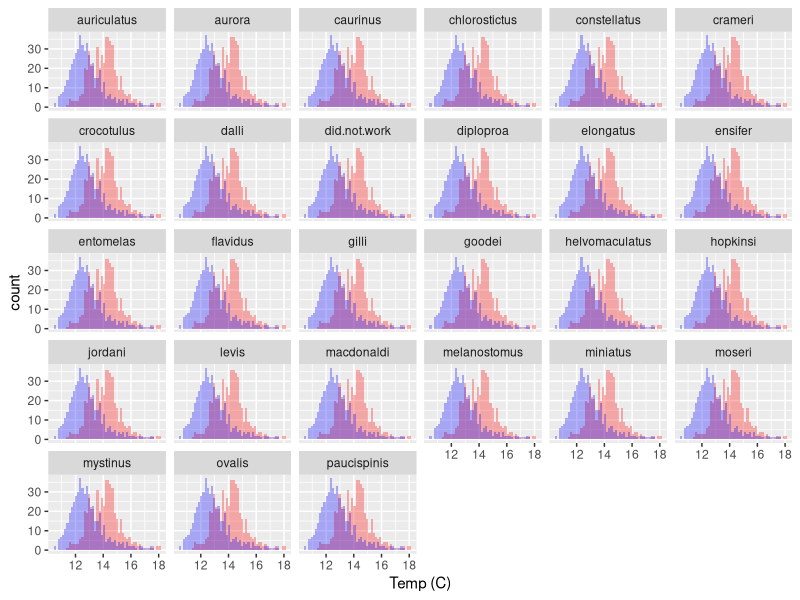
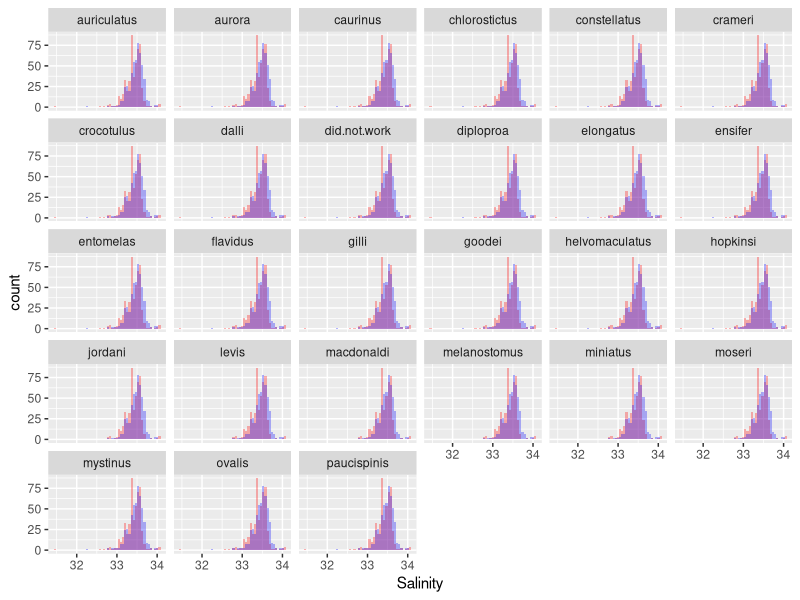
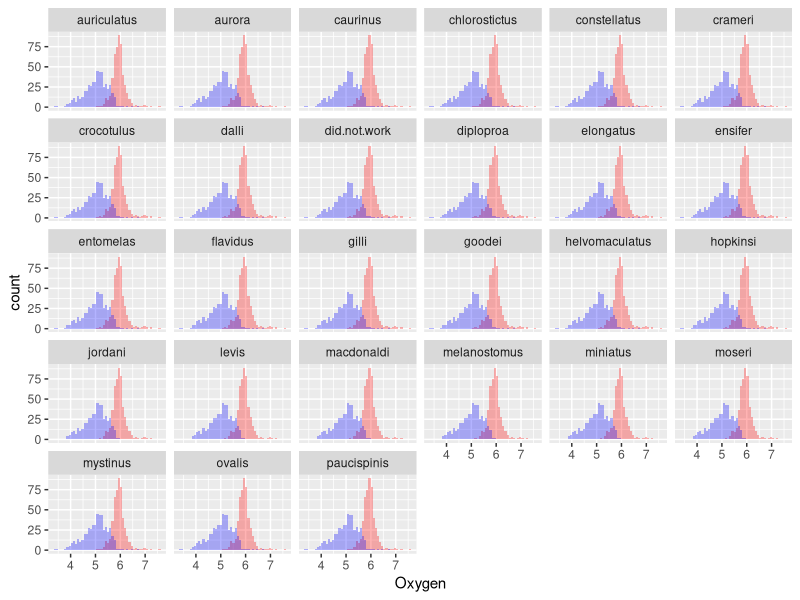

Write R code to recreate these figures, in order.
## ---- chunk 1
knitr::opts_chunk$set(
  echo=FALSE
)
## ---- chunk 2
library(dplyr)
help(package = dplyr)
library(ggplot2)
library(tidyr)
## ---- chunk 3
rockfish_larval_data <- read.csv("../data/rsos170639_si_001.csv")
## ---- chunk 4
rockfish_data_reduced <- select(rockfish_larval_data, year, line, station, station.depth, temp_surf, sal_surf, oxygen_surf, temp_100m, sal_100m, oxygen_100m, auriculatus, aurora,	caurinus,	chlorostictus,	constellatus,crameri,	crocotulus,	dalli,	did.not.work,	diploproa,	elongatus,	ensifer,	entomelas,	flavidus,	gilli,	goodei, helvomaculatus,	hopkinsi,	jordani,	levis,	macdonaldi,	melanostomus,	miniatus,	moseri,	mystinus,	ovalis,	paucispinis)
## ---- chunk 5
rockfish_data_added_genus <- rockfish_data_reduced %>%
  gather('auriculatus', 'aurora',	'caurinus',	'chlorostictus',	'constellatus', 'crameri',	'crocotulus',	'dalli',	'did.not.work',	'diploproa',	'elongatus',	'ensifer',	'entomelas',	'flavidus',	'gilli',	'goodei', 'helvomaculatus',	'hopkinsi',	'jordani',	'levis',	'macdonaldi',	'melanostomus',	'miniatus',	'moseri',	'mystinus',	'ovalis',	'paucispinis', key = "genus", value = "counts")
## ---- chunk 6
knitr::kable(
  rockfish_data_added_genus[1:5, ], 
  caption = "Rockfish Data Table"
)
## ---- chunk 7
ggplot(rockfish_data_added_genus, aes(x=temp_surf)) +
   geom_histogram(fill="red", alpha = 0.3, bins = 50) +
   labs(x = "Temp (C)") +
   facet_wrap(~genus) +
  geom_histogram(aes(x=temp_100m), fill="blue", alpha = 0.3, bins = 50)
## ---- chunk 8
ggplot(rockfish_data_added_genus, aes(x=sal_surf)) +
   geom_histogram(fill="red", alpha = 0.3, bins = 50) +
   labs(x = "Salinity") +
   facet_wrap(~genus) +
  geom_histogram(aes(x=sal_100m), fill="blue", alpha = 0.3, bins = 50)
## ---- chunk 9
ggplot(rockfish_data_added_genus, aes(x=oxygen_surf)) +
   geom_histogram(fill="red", alpha = 0.3, bins = 50) +
   labs(x = "Oxygen") +
   facet_wrap(~genus) +
  geom_histogram(aes(x=oxygen_100m), fill="blue", alpha = 0.3, bins = 50)
